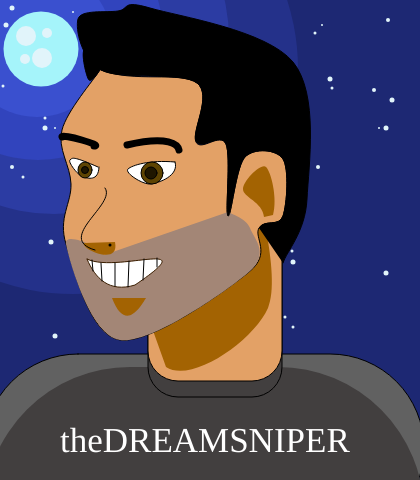
Frame 1 (no input)
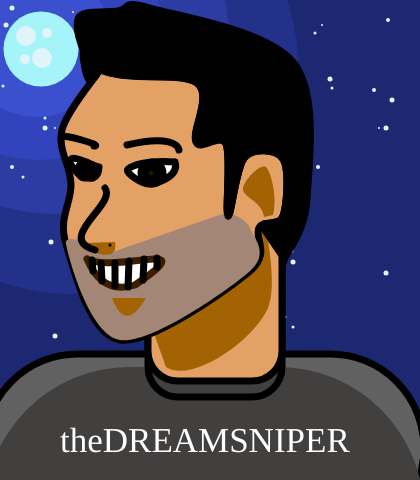
Frame 60 (no input)
Frame 120 (the mouse pressed at the canvas centre since frame 60): identical to frame 60, image omitted

The p5.js sketch that drew these frames (run headless with seeded random() and noise() and a simulated clock; from frame 60 on, the mouse is pressed at the canvas centre):

// p5.js sketch
// ── sketch.js
function setup() {
    createCanvas(420, 480)
}

function draw() {
smooth();



//background
noStroke();
background(29, 40, 115);
fill(36, 49, 138);
ellipse(73, 69, 450, 450);
fill(44, 60, 163);
ellipse(54, 39, 350, 350);
fill(49, 68, 189);
ellipse(38, 35, 250, 250);
fill(58, 80, 207);
ellipse(37, 42, 150, 150);
      
//moon and fill
fill(165, 244, 250);
ellipse(41, 49, 75, 75);
fill(225, 244, 250);
ellipse(26, 36, 20, 20);
ellipse(25, 59, 10, 10);
ellipse(42, 58, 20, 20);
ellipse(47, 33, 10, 10);

//small stars
ellipse(6,25,5,5);
ellipse(3,86,3,3);
ellipse(73,12,2,2);
ellipse(12,8,5,5);
ellipse(45,128,5,5);
ellipse(55,128,2,2);
ellipse(45,118,3,3);
ellipse(12,167,4,4);
ellipse(51,242,5,5);
ellipse(23,177,3,3);
ellipse(330,79,5,5);
ellipse(332,88,3,3);
ellipse(374,90,4,4);
ellipse(55,336,5,5);
ellipse(315,33,3,3);
ellipse(322,25,2,2);
ellipse(386,273,5,5);
ellipse(386,128,5,5);
ellipse(379,128,2,2);
ellipse(292,251,3,3);
ellipse(318,167,4,4);
ellipse(293,262,5,5);
ellipse(285,317,3,3);
ellipse(392,100,5,5);
ellipse(293,327,3,3);
ellipse(388,20,4,4);
 
//shoulders
stroke(0, 0, 0);
fill(97, 97, 97);
rect(-16,354, 440,188, 200);
noStroke();
fill(66, 63, 63);
rect(-16,367, 440,398, 146);
stroke(0, 0, 0);
rect(148, 212, 134,185, 30);

//neck
fill(227, 161, 102);
rect(148, 196, 134,185, 30);
 
//neck shadow
fill(163, 99, 2);
noStroke();
beginShape();
curveVertex(267, 266);
curveVertex(151, 325);
curveVertex(245, 272);
curveVertex(251, 173);
curveVertex(268, 308);
curveVertex(166, 367);
curveVertex(113, 206);
endShape();
stroke(0, 0, 0);

//head
fill(227, 161, 102);
beginShape();
curveVertex(100,  70);
curveVertex(100, 70);
curveVertex(62,  130);
curveVertex(71,  184);
curveVertex(66,  244);
curveVertex(120, 340);
curveVertex(249, 272);
curveVertex(259, 228);
curveVertex(283, 216);
curveVertex(283, 159);
curveVertex(245, 157);
curveVertex(228, 216);
curveVertex(226, 144);
curveVertex(196, 142);
curveVertex(197,83);
curveVertex(101,70);
curveVertex(5,5);
endShape();

//stubble
noStroke();
fill(163, 134, 118);
beginShape();
curveVertex(64,  279);
curveVertex(104,  255);
curveVertex(66,  244);
curveVertex(120, 340);
curveVertex(249, 272);
curveVertex(250, 228);
curveVertex(228, 212);
curveVertex(259, 228);
endShape();

//face shadow
noStroke();
fill(163, 99, 2);
beginShape();
curveVertex(64,83);
curveVertex(112,298);
curveVertex(146,298);
curveVertex(141,253);
endShape();

//nose shadow
beginShape();
curveVertex(53,92);
curveVertex(115,242);
curveVertex(84,243);
curveVertex(142,210);
endShape();

//ear shadow
beginShape();
vertex(237,265);
vertex(273,215);
curveVertex(266,167);
curveVertex(243,189);
curveVertex(264,217);
curveVertex(251,281);
endShape();
stroke(0, 0, 0);

//hair
fill(0, 0, 0);
beginShape();
curveVertex(249, 272);
curveVertex(259, 228);
curveVertex(283, 216);
curveVertex(283, 159);
curveVertex(245, 157);
curveVertex(228, 216);
curveVertex(226, 144);
curveVertex(196, 141);
curveVertex(197,83);
curveVertex(101,70);
curveVertex(78,19);
curveVertex(118,11);
curveVertex(150,8);
curveVertex(293,62);
curveVertex(307,199);
curveVertex(283,263);
curveVertex(286,270);
endShape();

fill(0, 0, 0);
beginShape();
curveVertex(120, 80);
curveVertex(85,49);
curveVertex(89, 80);
curveVertex(102, 65);
curveVertex(102, 43);
curveVertex(53, 8);
endShape();

//eyes
fill(255, 255, 255);
beginShape();
curveVertex(124,101);
curveVertex(175, 162);
curveVertex(151, 184);
curveVertex(128, 169);
curveVertex(175, 162);
curveVertex(284, 183);
endShape();

beginShape();
curveVertex(86,88);
curveVertex(99, 167);
curveVertex(83, 177);
curveVertex(70, 160);
curveVertex(98, 167);
curveVertex(235, 233);
endShape();

//iris
ellipseMode(RADIUS);
fill(94, 68, 3);
ellipse(85,170,7,8);
ellipse(152,173,11,11);

//cornea
fill(31, 22, 0);
ellipseMode(CENTER);
ellipse(85,170,7,7);
ellipse(151,173,12,12);

//nose
noFill();
beginShape();
curveVertex(348, 258);
curveVertex(95, 250);
curveVertex(105, 188);
curveVertex(22, 153);
endShape();

//mouth
fill(255, 255, 255);
stroke(59, 30, 0);

beginShape();
vertex(87,259);
bezierVertex(95, 278, 109, 293, 135, 285);
bezierVertex(207, 236, 116, 274, 87,259);
endShape();

//teeth
stroke(0, 0, 0);
line(93,271,92,260);
line(102,281,101,263);
line(115,286,115,263);
line(128,287,129,261);
line(143,280,144,259);
line(157,267,157,258);

//nostril
strokeWeight(3);
point(110, 245);

//eyebrows
strokeWeight(7);
noFill();
beginShape();
vertex(179, 150);
bezierVertex(178, 145, 169, 135, 127, 145);
endShape();

noFill();
beginShape();
vertex(94, 146);
bezierVertex(105, 146, 61, 133, 62, 137);
endShape();

//text
noStroke();
fill(255,255,255)
textFont("Times New Roman");
textSize(35);
text("theDREAMSNIPER",60,425,100,300);
;}
